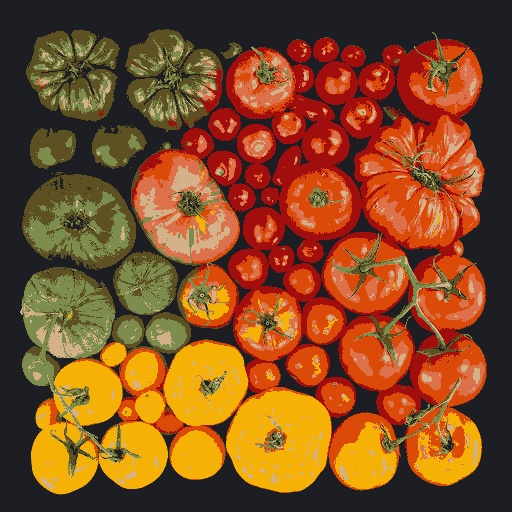
//> input picture Tarefa 2/k-imagem0.jpg, 512 x 512 px
$ ./cannypoints k-imagem0.jpg   (built with g++ and OpenCV 4)
//> lines starting //> are read from the running program, lines starting //| are printed output that depends on the picture; after the words box and inside, x2 and y2 are one past the last pixel; in counts of white or black regions, pixels touching at a corner belong together
#include <iostream>
#include <opencv2/opencv.hpp>
#include <fstream>
#include <iomanip>
#include <vector>
#include <algorithm>
#include <numeric>
#include <ctime>
#include <cstdlib>

using namespace std;
using namespace cv;

int STEP = 5;
int JITTER = 3;
int RAIO = 3;

int top_slider = 10;
int top_slider_max = 200;

Mat image, points,imageGray, border;

void pontilhismo(){
  vector<int> yrange;
  vector<int> xrange;
  Vec3b color;

  int width, height;
  int x, y;

  width=image.size().width;
  height=image.size().height;

  xrange.resize(height/STEP);
  yrange.resize(width/STEP);

  iota(xrange.begin(), xrange.end(), 0);
  iota(yrange.begin(), yrange.end(), 0);

  for(uint i=0; i<xrange.size(); i++){
    xrange[i]= xrange[i]*STEP+STEP/2;
  }

  for(uint i=0; i<yrange.size(); i++){
    yrange[i]= yrange[i]*STEP+STEP/2;
  }

  random_shuffle(xrange.begin(), xrange.end());

  for(auto i : xrange){
    random_shuffle(yrange.begin(), yrange.end());
    for(auto j : yrange){
      if (border.at<uchar>(i, j) == 255){
        x = i+rand()%(2*JITTER)-JITTER+1;
        y = j+rand()%(2*JITTER)-JITTER+1;
        color = image.at<Vec3b>(x,y);
        circle(points,
             Point(y,x),
             RAIO,
             CV_RGB(color[2],color[1],color[0]),
             -1,
             CV_AA);
      }
      else{
        x = i+rand()%(2*JITTER)-JITTER+1;
        y = j+rand()%(2*JITTER)-JITTER+1;
        color = image.at<Vec3b>(x,y);
        circle(points,
             Point(y,x),
             2,
             CV_RGB(color[2],color[1],color[0]),
             -1,
             CV_AA);

      }

    }
  }
  imshow("cannypoints", points);
}

void on_trackbar_canny(int, void*){
  Canny(image, border, top_slider, 3*top_slider);
  pontilhismo();
  namedWindow("canny",1);
  imshow("canny",border);
}

void on_trackbar_cannypoints(int,void*){
  pontilhismo();
}

int main(int argc, char** argv){

  image= imread(argv[1],CV_LOAD_IMAGE_COLOR);
//> image is the input picture: 512 rows x 512 cols, CV_8UC3; mean B, G, R 35.7, 76.5, 130.1

  cvtColor(image, imageGray, CV_BGR2GRAY);
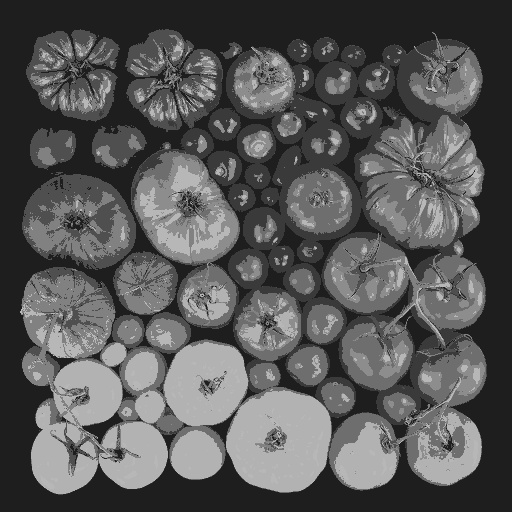
//> imageGray: 512 rows x 512 cols, CV_8UC1; min 22, max 191, mean 87.9

  points = image.clone();
  border = imageGray.clone();

  srand(time(0));

  if(!image.data){
	cout << "nao abriu" << argv[1] << endl;
    cout << argv[0] << " imagem.jpg";
    exit(0);
  }
  namedWindow("cannypoints",0);
  createTrackbar("Threshold inferior", "cannypoints",
                &top_slider,
                top_slider_max,
                on_trackbar_canny );

  on_trackbar_canny(top_slider, 0 );
//> in on_trackbar_canny, `Canny(image, border, top_slider, 3*top_slider);`:
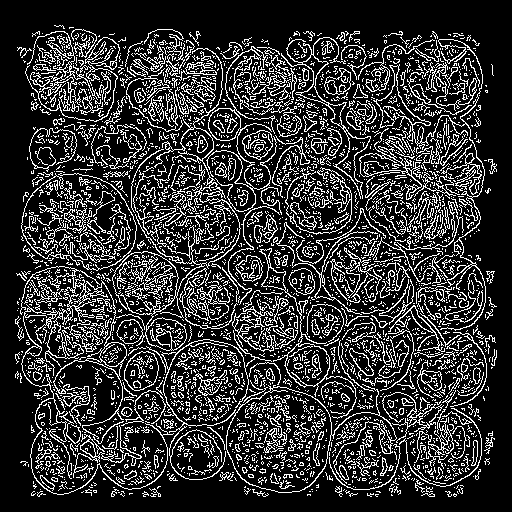
//> border: 512 rows x 512 cols, CV_8UC1; 20.5% white in thin lines or dots, all inside (x1, y1, x2, y2) = (15, 25, 497, 497)
//> after the loop in pontilhismo, `for(auto i : xrange)`:
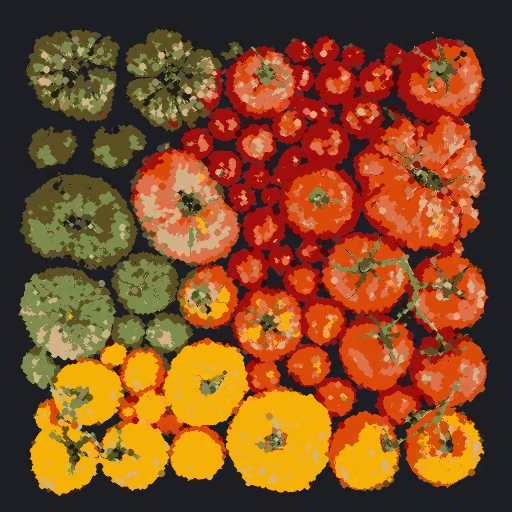
//> points: 512 rows x 512 cols, CV_8UC3; mean B, G, R 36, 76.8, 130.2
  createTrackbar("STEP", "cannypoints",
                &STEP,
                100,
                on_trackbar_cannypoints);

  on_trackbar_cannypoints(STEP,0);
//> in pontilhismo (call 2), `yrange.resize(width/STEP);`: yrange = 102 values from 0 to 0
//> in pontilhismo (call 2), `iota(yrange.begin(), yrange.end(), 0);`: yrange = 102 values from 0 to 101
//> the loop in pontilhismo (call 2), `for(uint i=0; i<yrange.size(); i++)` made 102 passes
//> after the loop in pontilhismo (call 2), `for(uint i=0; i<yrange.size(); i++)`: yrange = 102 values from 2 to 507
//> after the loop in pontilhismo (call 2), `for(auto i : xrange)`:
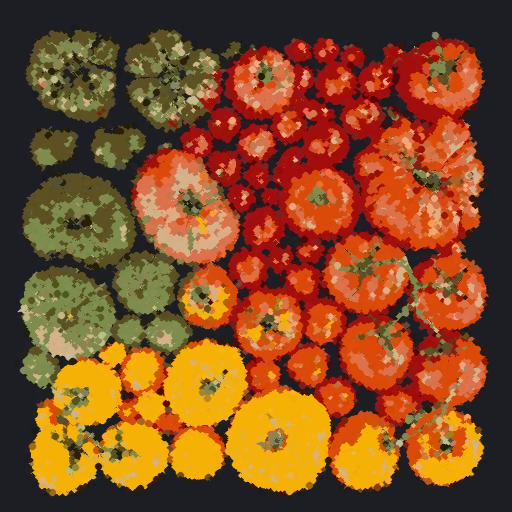
//> points: 512 rows x 512 cols, CV_8UC3; mean B, G, R 35.7, 76.4, 130.1

  createTrackbar("JITTER", "cannypoints",
                &JITTER,
                100,
                on_trackbar_cannypoints);

  on_trackbar_cannypoints(JITTER,0);
//> in pontilhismo (call 3), `yrange.resize(width/STEP);`: yrange = 102 values from 0 to 0
//> in pontilhismo (call 3), `iota(yrange.begin(), yrange.end(), 0);`: yrange = 102 values from 0 to 101
//> the loop in pontilhismo (call 3), `for(uint i=0; i<yrange.size(); i++)` made 102 passes
//> after the loop in pontilhismo (call 3), `for(uint i=0; i<yrange.size(); i++)`: yrange = 102 values from 2 to 507
//> after the loop in pontilhismo (call 3), `for(auto i : xrange)`:
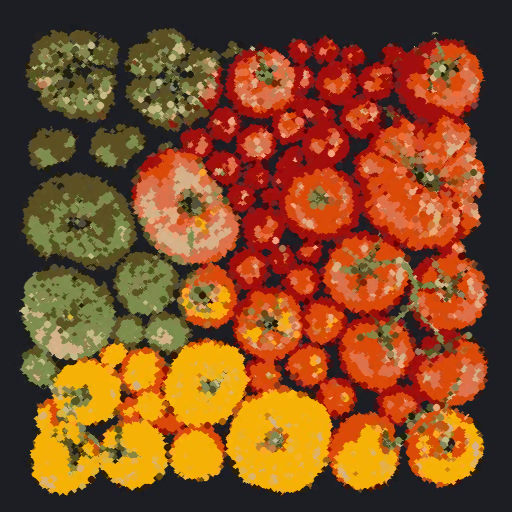
//> points: 512 rows x 512 cols, CV_8UC3; mean B, G, R 35.9, 76.6, 129.9

  createTrackbar("RAIO", "cannypoints",
                &RAIO,
                100,
                on_trackbar_cannypoints);

  on_trackbar_cannypoints(RAIO,0);
//> in pontilhismo (call 4), `yrange.resize(width/STEP);`: yrange = 102 values from 0 to 0
//> in pontilhismo (call 4), `iota(yrange.begin(), yrange.end(), 0);`: yrange = 102 values from 0 to 101
//> the loop in pontilhismo (call 4), `for(uint i=0; i<yrange.size(); i++)` made 102 passes
//> after the loop in pontilhismo (call 4), `for(uint i=0; i<yrange.size(); i++)`: yrange = 102 values from 2 to 507
//> after the loop in pontilhismo (call 4), `for(auto i : xrange)`:
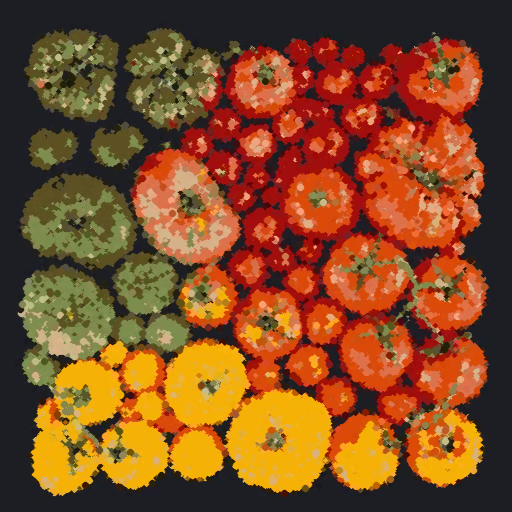
//> points: 512 rows x 512 cols, CV_8UC3; mean B, G, R 35.7, 76.5, 129.8

  waitKey(0);
  return 0;
}
